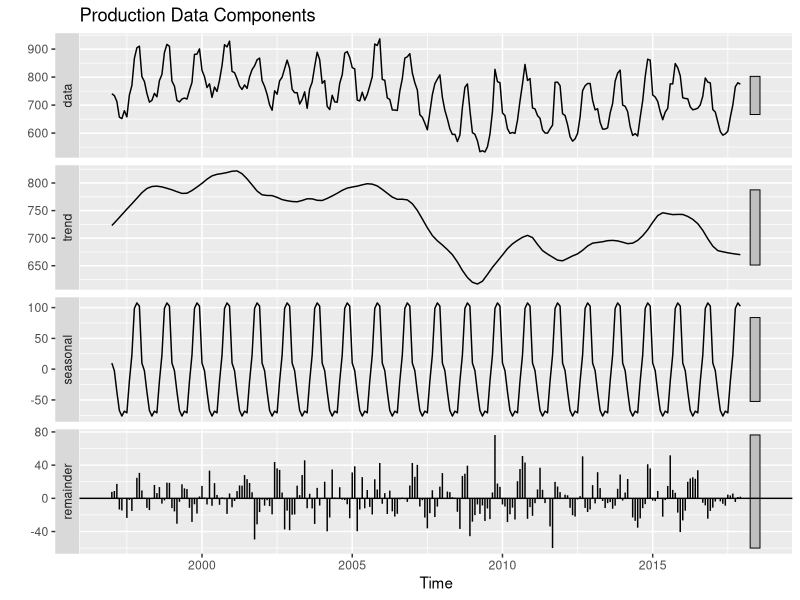
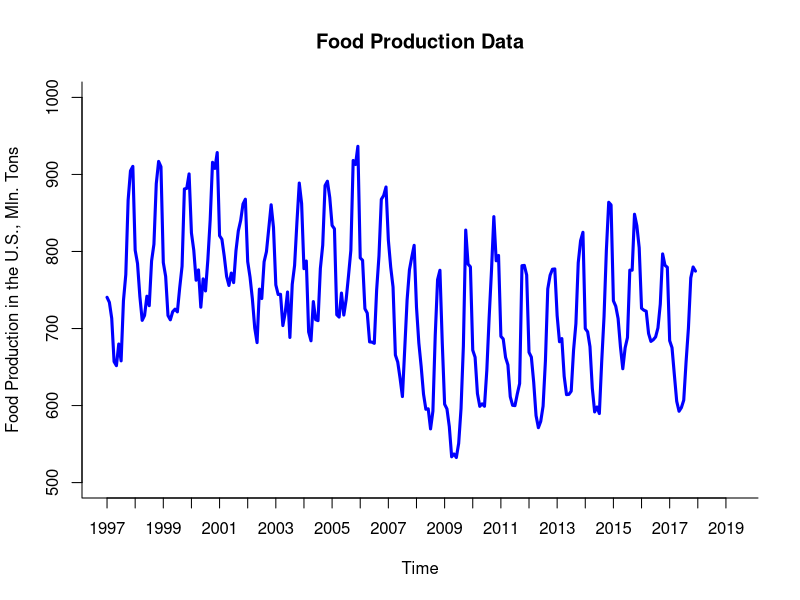
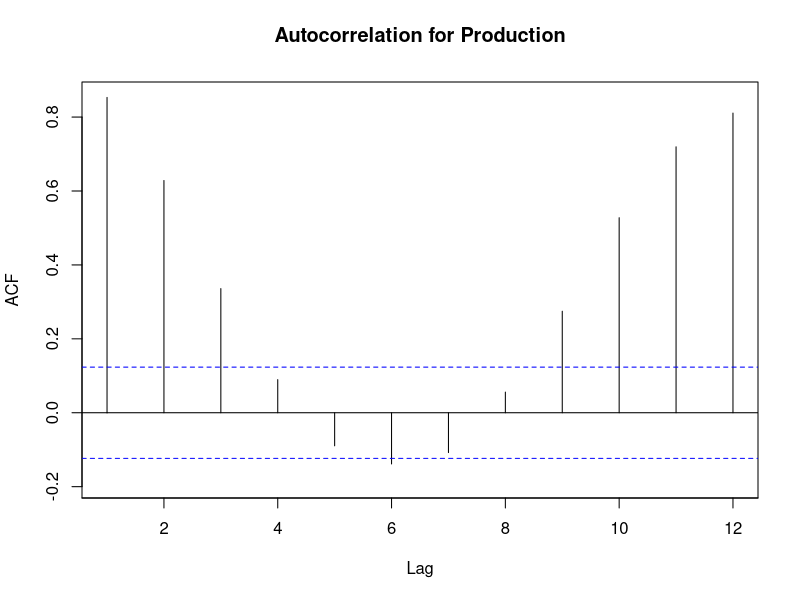

Recreate these plots in R, in order.


## USE FORECAST LIBRARY.

install.packages("forecast")
library(forecast)
library(zoo)


## CREATE DATA FRAME. 

# Set working directory for locating files.
setwd("/Users/amishafarhanashaik/Desktop/MSBA/BAN673TimeSeries /Case Study 1")

# Create data frame.
data <- read.csv("673_case1.csv")

head(data)
colnames(data)

#QUESTION 1A

prod.ts <- ts(data$production, 
                   start = c(1997, 1), end = c(2017, 12), freq = 12)
prod.ts

#QUESTION 1B

prod.stl <- stl(prod.ts, s.window = "periodic")
autoplot(prod.stl, main = "Production Data Components")

## 1b. 
# Plot the time series data. 
plot(prod.ts, 
     xlab = "Time", ylab = "Food Production in the U.S., Mln. Tons", ylim = c(500, 1000), bty = "l",
     xaxt = "n", xlim = c(1997, 2019.25), main = "Food Production Data", lwd = 3, col="blue") 
axis(1, at = seq(1997, 2019, 1), labels = format(seq(1997, 2019, 1)))


#QUESTION 1C

autocor <- Acf(prod.ts, lag.max = 12, 
               main = "Autocorrelation for Production")

# Display autocorrelation coefficients for various lags.
Lag <- round(autocor$lag, 0)
ACF <- round(autocor$acf, 3)
data.frame(Lag, ACF)

#QUESTION 2A

nValid <- 48
nTrain <- length(prod.ts) - nValid 
train.ts <- window(prod.ts, start = c(1997, 1), end = c(1997, nTrain))
valid.ts <- window(prod.ts, start = c(1997, nTrain + 1), 
                   end = c(1997, nTrain + nValid))


#QUESTION 2B

ma.trailing_4 <- rollmean(train.ts, k = 4, align = "right")
ma.trailing_4
ma.trailing_7 <- rollmean(train.ts, k = 7, align = "right")
ma.trailing_7
ma.trailing_10 <- rollmean(train.ts, k = 10, align = "right")
ma.trailing_10

#QUESTION 2C

ma.trail_4.pred <- forecast(ma.trailing_4, h = nValid, level = 0)
ma.trail_4.pred
ma.trail_4.pred$mean
ma.trail_7.pred <- forecast(ma.trailing_7, h = nValid, level = 0)
ma.trail_7.pred
ma.trail_10.pred <- forecast(ma.trailing_10, h = nValid, level = 0)
ma.trail_10.pred

#QUESTION 2D

round(accuracy(ma.trail_4.pred$mean, valid.ts), 3)
round(accuracy(ma.trail_7.pred$mean, valid.ts), 3)
round(accuracy(ma.trail_10.pred$mean, valid.ts), 3)

#QUESTION 3A

trend.seas <- tslm(train.ts ~ trend + season)
summary(trend.seas)

trend.seas.pred <- forecast(trend.seas, h = nValid, level = 0)
trend.seas.pred$mean


#QUESTION 3B

trend.seas.res <- trend.seas$residuals
trend.seas.res
ma.trail.res <- rollmean(trend.seas.res, k = 4, align = "right")
ma.trail.res

trend.seas.res.valid <- valid.ts - trend.seas.pred$mean
trend.seas.res.valid
ma.trail.res.pred <- forecast(ma.trail.res, h = nValid, level = 0)
ma.trail.res.pred

#QUESTION 3C

fst.2level <- trend.seas.pred$mean + ma.trail.res.pred$mean
fst.2level

valid.df <- round(data.frame(valid.ts, trend.seas.pred$mean, 
                             ma.trail.res.pred$mean, 
                             fst.2level), 3)
names(valid.df) <- c("Validationdata", "Regression.Fst", 
                     "MA.Residuals.Fst", "Combined.Fst")
valid.df

round(accuracy(trend.seas.pred$mean, valid.ts), 3)
round(accuracy(fst.2level, valid.ts), 3)

#QUESTION 3D

tot.trend.seas <- tslm(prod.ts ~ trend  + season)
summary(tot.trend.seas)
tot.trend.seas.pred <- forecast(tot.trend.seas, h = 12, level = 0)
tot.trend.seas.pred

tot.trend.seas.res <- tot.trend.seas$residuals
tot.trend.seas.res
tot.ma.trail.res <- rollmean(tot.trend.seas.res, k = 4, align = "right")
tot.ma.trail.res
tot.ma.trail.res.pred <- forecast(tot.ma.trail.res, h = 12, level = 0)
tot.ma.trail.res.pred


tot.fst.2level <- tot.trend.seas.pred$mean + tot.ma.trail.res.pred$mean
tot.fst.2level

future12.df <- round(data.frame(tot.trend.seas.pred$mean, tot.ma.trail.res.pred$mean, 
                                tot.fst.2level), 3)
names(future12.df) <- c("Regression.Fst", "MA.Residuals.Fst", "Combined.Fst")
future12.df

#QUESTION 3E

round(accuracy((snaive(prod.ts))$fitted, prod.ts), 3)

round(accuracy(tot.trend.seas.pred$fitted, prod.ts), 3)

round(accuracy(tot.trend.seas.pred$fitted+tot.ma.trail.res, prod.ts), 3)


#QUESTION 4A

hw.ZZZ <- ets(train.ts, model = "ZZZ")
hw.ZZZ 

hw.ZZZ.pred <- forecast(hw.ZZZ, h = nValid, level = 0)
hw.ZZZ.pred$mean

#QUESTION 4B

HW.ZZZ <- ets(prod.ts, model = "ZZZ")
HW.ZZZ
HW.ZZZ.pred <- forecast(HW.ZZZ, h = 12 , level = 0)
HW.ZZZ.pred$mean

#Model identified in 4A
HW.ANA <- ets(prod.ts, model = "ANA")
HW.ANA
HW.ANA.pred <- forecast(HW.ANA, h = 12 , level = 0)
HW.ANA.pred$mean



#QUESTION 4C

round(accuracy((snaive(prod.ts))$fitted, prod.ts), 3)
round(accuracy(HW.ZZZ.pred$fitted, prod.ts), 3)
round(accuracy(HW.ANA.pred$fitted, prod.ts), 3)
